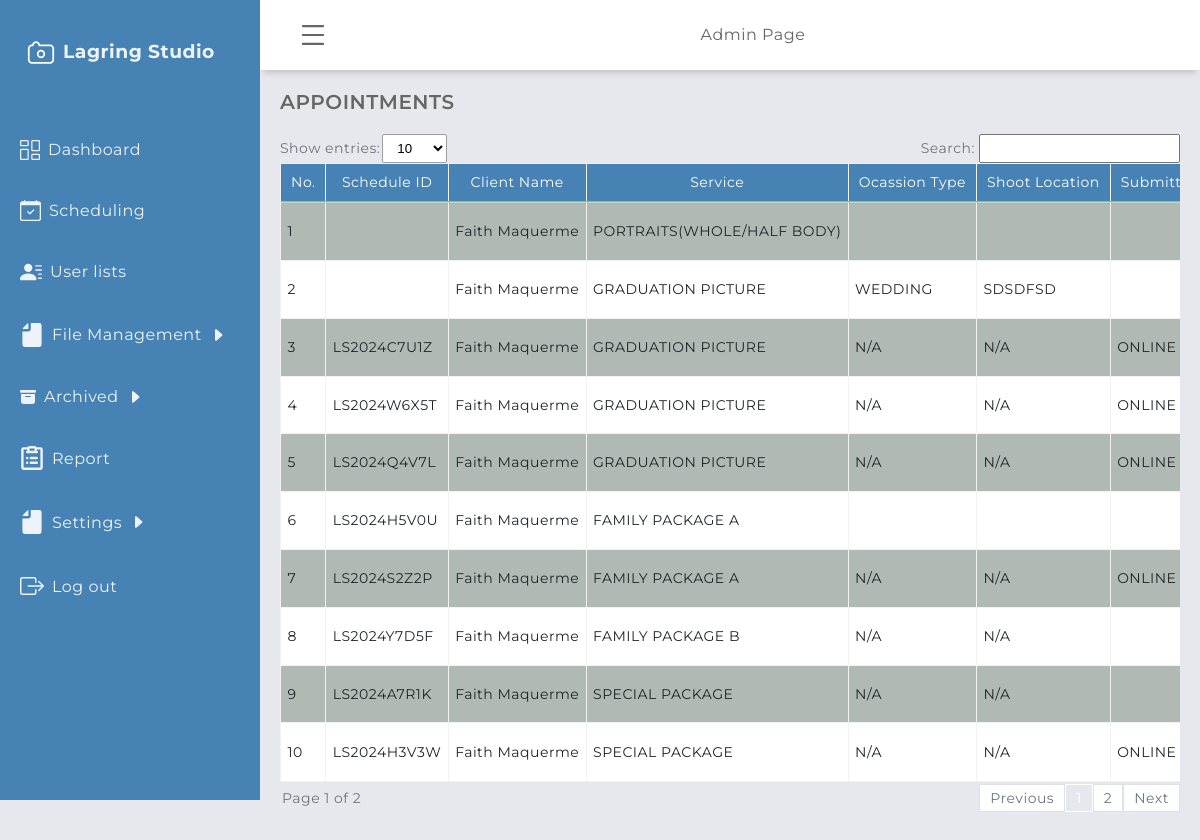
Page /admin/scheduled_task.php (signed in) on the committed database.
### tables this page shows
CREATE TABLE `appointment` (
  `apt_id` int(11) NOT NULL,
  `schedule_id` varchar(255) DEFAULT NULL,
  `user_id` int(11) NOT NULL,
  `service_id` int(11) NOT NULL,
  `apt_occasion_type` varchar(200) DEFAULT NULL,
  `apt_datetime` datetime NOT NULL,
  `apt_location` varchar(255) DEFAULT NULL,
  `apt_status` varchar(200) NOT NULL DEFAULT 'PENDING',
  `apt_remark` varchar(500) NOT NULL DEFAULT 'Please wait for approval.',
  `apt_status_date` datetime DEFAULT NULL,
  `apt_date_added` datetime NOT NULL DEFAULT current_timestamp(),
  `apt_photographer` varchar(255) DEFAULT NULL,
  `photographer_id` int(11) NOT NULL,
  `apt_submit_type` varchar(255) DEFAULT NULL,
  `walkin_fullname` varchar(255) DEFAULT NULL,
  `walkin_contact` varchar(255) DEFAULT NULL
);

CREATE TABLE `users` (
  `user_id` int(11) NOT NULL,
  `firstname` varchar(200) NOT NULL,
  `middlename` varchar(200) NOT NULL,
  `surname` varchar(200) NOT NULL,
  `registration_date` datetime NOT NULL DEFAULT current_timestamp(),
  `contact` bigint(20) NOT NULL,
  `email` varchar(200) NOT NULL,
  `password` varchar(200) NOT NULL,
  `role` varchar(250) NOT NULL,
  `archived_flag` int(11) NOT NULL,
  `otp` int(11) DEFAULT NULL,
  `expire_time` datetime DEFAULT NULL
);

CREATE TABLE `services` (
  `service_id` int(11) NOT NULL,
  `service_name` varchar(250) NOT NULL,
  `service_image` varchar(255) NOT NULL,
  `service_description` varchar(500) NOT NULL,
  `service_type` varchar(200) NOT NULL,
  `service_price` int(11) DEFAULT NULL,
  `service_date_added` datetime NOT NULL DEFAULT current_timestamp(),
  `archived_flag` int(11) NOT NULL DEFAULT 1
);

### admin/scheduled_task.php (the view, shortened to what this page needs)
<?php
    include('session.php');
?>
<!DOCTYPE html>
<html lang="en">
    <head>
        <link rel="stylesheet" href="../assets/global/css/design.css" />
        <link rel="stylesheet" href="../assets/global/css/global.css" />
        <link rel="stylesheet" href="../assets/admin/css/dashboardcontainer.css" />
        <link rel="stylesheet" href="../assets/global/css/table.css" />
        </head>
    <body>
        <?php require "header/header.php"?>
        <?php require "navigation/sidebar.php"?>
        <main class="main-container">
            <div class="main-title">
                <p class="font-weight-bold">APPOINTMENTS</p>
            </div>
        <div class= "showAndSearch  text-secondary align-items-center mb-1">
            <div class= "align-items-center">
                <label >Show entries:</label>
                    <select id="entriesPerPage">
                        <option value="10">10</option>
                    </select>
            </div>
            <div class= "align-items-center">
                <label for="searchInput" class="pr-1" >Search:</label>
                <div style="position: relative;">
                        <input type="text" id="searchInput" >
                </div>
            </div>
            <div id="table1" class="table-group-container active">
                <table id="table1" class="table table-striped table-bordered w-100">
                    <thead>
                        <tr>
                        <th>No.</th>
                            <th>Schedule ID</th>
                            <th>Client Name</th>
                            <th>Service</th>
                            <th>Ocassion Type</th>
                            <th>Shoot Location</th>
                            <th>Submitted from</th>
                        </tr>
                    </thead>
                <tbody>
                <?php
                $i = 1;
                $sql = mysqli_query($connection, "SELECT * FROM appointment, services, users WHERE appointment.apt_status != 'ARCHIVED' AND appointment.service_id = services.service_id AND appointment.user_id = users.user_id") or die(mysqli_error($connection));
                if (mysqli_num_rows($sql) > 0) {
                    while ($row = mysqli_fetch_array($sql)) {
                        $schedule_id = $row['schedule_id'];
                        $apt_submit_type = $row ['apt_submit_type'];
                        if($apt_submit_type == 'WALK-IN'){
                            $clientFullname =  ucwords(strtolower($row['walkin_fullname']));
                        }
                        else{
                            $clientFullname =  ucwords(strtolower($row['firstname'].' '. $row['surname']));
                        }
                        $sername = $row['service_name'];
                        $apt_occ = $row['apt_occasion_type'];
                        $apt_loc = $row['apt_location'];
                        $apt_submit_type = $row['apt_submit_type'];
                ?>
                        <tr>
                            <td><?php echo $i++ ?></td>
                            <td><?php echo $schedule_id ?></td>
                            <td><?php echo ($clientFullname); ?></td>
                            <td><?php echo strtoupper($sername); ?></td>
                            <td><?php echo strtoupper($apt_occ); ?></td>
                            <td><?php echo strtoupper($apt_loc); ?></td>
                            <td><?php echo strtoupper($apt_submit_type); ?></td>
                        </tr>
        <?php
        }}
            else {echo '<tr><td colspan="7" style="text-align: center;">No records found.</td></tr>';}
        ?>
                </tbody>
                </table>
        </div>
        <div class="pagination-container">
            <div id="pagination-label"></div>
                <div id="pagination" class="pagination">
                </div>
            </div>
        </div>
    </body>
</html>

### assets/global/css/design.css (style rules this page uses)
:root { --blue1: rgba(36, 175, 242); --blue2: rgba(7, 164, 241); --blue3: rgba(23, 147, 217); --blue4: rgba(4, 127, 204); --blue5: rgba(30,144,255); --light_blue: rgba(63, 194, 250); --dim_blue: rgba(137, 192, 223); --dark_blue: rgba(30, 70, 139); --gray: rgba(208, 216, 227); --dark_gray: rgba(141, 164, 196); --dirty_white: rgba(244, 244, 244); --red: rgba(254, 0, 0); --maroon: rgba(154, 0, 0); }
* { margin: 0; padding: 0; box-sizing: border-box; }
body { font-family: "Montserrat", sans-serif; letter-spacing: 0.5px; line-height: 1.2; scrollbar-color: smooth; background-color: #e6e8ed; color: #666666; }
.font-weight-bold { font-weight: 600; }

### assets/global/css/global.css (style rules this page uses)
.mb-1 { margin-bottom: 0.25rem; }
.pr-1 { padding-right: 0.25rem; }
.text-secondary { color: #6c757d !important; }
* { margin: 0; padding: 0; box-sizing: border-box; }
.w-100 { width: 100% !important; }
.align-items-center { display: flex; align-items: center; }

### assets/admin/css/dashboardcontainer.css (style rules this page uses)
.main-container { margin-top: 70px; margin-left: 260px; padding: 1.25rem; min-height: calc(100vh - 70px); transition: all 0.5s; -webkit-transition: all 0.5s; z-index: 8; }
.main-title { margin: 0 0 1.25rem 0; }
.main-title p { font-size: 1.25rem; }

### assets/global/css/table.css (style rules this page uses)
.table { width: 100%; margin-bottom: 2px; color: #212529; border-collapse: collapse; white-space: nowrap; }
.table th, .table td { padding: 0.4rem; align-items: center; border-top: 1px solid #cafaca77; }
.table thead th { vertical-align: bottom; border-bottom: 2px solid #cafaca77; background-color: #21232d; color: white; font-weight: normal; text-align: center; }
#table1 tbody tr:nth-child(odd) { background-color: #73847377; }
#table1 tbody tr:nth-child(even) { background-color: #ffffff; }
.table-bordered { border: 1px solid #cafaca77; }
.table-bordered th, .table-bordered td { border: 1px solid hsl(0, 0%, 95%); }
.table-bordered thead th, .table-bordered thead td { border-bottom-width: 2px; background: #4682B4; padding: 10px 10px; }
.table-striped tbody tr { background-color: rgba(0, 0, 0, 0.1); }
#entriesPerPage { background-color: white; border: 1px solid rgb(158, 158, 158); border-radius: 2px; padding: 5px 10px; align-items: center; margin-left: 2px; outline: none; }
#searchInput { padding: 5px 10px; outline: none; }
.showAndSearch { display: flex; justify-content: space-between; flex-wrap: wrap; font-size: 14px; margin-bottom: 10px; }
.pagination-container { display: flex; justify-content: space-between; align-items: center; font-size: 14px; width: 100%; }
#pagination-label { color: #6c757d; padding-left: 2px; }
.pagination { display: flex; align-items: center; }
.table-group-container { display: none; overflow-x: auto; }
.table-group-container.active { display: block; width: 100%; }

### rows in the picture
appointment: user.surname "Faith Maquerme", service.service_name "PORTRAITS(WHOLE/HALF BODY)"
appointment: user.surname "Faith Maquerme", service.service_name "GRADUATION PICTURE", apt_occasion_type "WEDDING", apt_location "SDSDFSD"
appointment: schedule "LS2024C7U1Z", user.surname "Faith Maquerme", service.service_name "GRADUATION PICTURE", apt_occasion_type "N/A", apt_location "N/A", apt_submit_type "ONLINE"
appointment: schedule "LS2024W6X5T", user.surname "Faith Maquerme", service.service_name "GRADUATION PICTURE", apt_occasion_type "N/A", apt_location "N/A", apt_submit_type "ONLINE"
appointment: schedule "LS2024Q4V7L", user.surname "Faith Maquerme", service.service_name "GRADUATION PICTURE", apt_occasion_type "N/A", apt_location "N/A", apt_submit_type "ONLINE"
appointment: schedule "LS2024H5V0U", user.surname "Faith Maquerme", service.service_name "FAMILY PACKAGE A"
appointment: schedule "LS2024S2Z2P", user.surname "Faith Maquerme", service.service_name "FAMILY PACKAGE A", apt_occasion_type "N/A", apt_location "N/A", apt_submit_type "ONLINE"
appointment: schedule "LS2024Y7D5F", user.surname "Faith Maquerme", service.service_name "FAMILY PACKAGE B", apt_occasion_type "N/A", apt_location "N/A"
appointment: schedule "LS2024A7R1K", user.surname "Faith Maquerme", service.service_name "SPECIAL PACKAGE", apt_occasion_type "N/A", apt_location "N/A"
appointment: schedule "LS2024H3V3W", user.surname "Faith Maquerme", service.service_name "SPECIAL PACKAGE", apt_occasion_type "N/A", apt_location "N/A", apt_submit_type "ONLINE"
